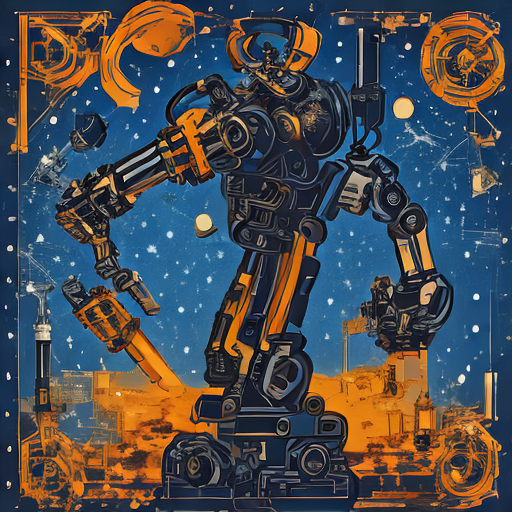
#> input picture LR6/artifacts/guidance_0.png, 512 x 512 px
$ python -i verify_results.py   (imports and definitions only)
#> lines starting #> are read from the running program, lines starting #| are printed output that depends on the picture
"""Independent verification of downloaded results: NumPy, SciPy, Pillow."""
from pathlib import Path
from datetime import datetime,timezone
import hashlib,json,math
import numpy as np
from scipy import ndimage
from PIL import Image
R=Path(__file__).resolve().parents[1];A=R/'artifacts'
def read(f):return json.loads((A/f).read_text())
def luma(img):
 x=np.asarray(img.convert('RGB'),dtype=np.float64)/255
 return .299*x[...,0]+.587*x[...,1]+.114*x[...,2]
def spatial(img):
 y=luma(img)
 return dict(edge=float(np.mean(np.hypot(ndimage.sobel(y,axis=0),ndimage.sobel(y,axis=1))/8)),contrast=float(np.std(y)))
# [1 line that did not run here, left out]
# [20 lines not run here, left out]
# [1 line that did not run here, left out]
# [7 lines not run here, left out]
# [1 line that did not run here, left out]
# [4 lines not run here, left out]
# [1 line that did not run here, left out]
# [2 lines not run here, left out]
# [1 line that did not run here, left out]
# [1 line not run here, left out]
res=dict(result='PASS',checks=['10 images and SHA-256','one changed factor','spatial metrics independently recomputed','means, sample s, delta, ratio, 2s and tolerances','common-scale spatial control','guidance 0/1 equality and 3 control','pre-run hypothesis and unchanged teacher scripts','all code cells executed without errors'],limitation='CLIP embeddings not independently recomputed locally; original CLIP outputs retained')
# [1 line not run here, left out]

>>> from PIL import Image
>>> picture = Image.open('../artifacts/guidance_0.png')
#> picture is the input picture: PIL image 512x512 RGB; mean R, G, B 73.8, 75.8, 79.3
>>> result = spatial(picture)
#> in luma, `return .299*x[...,0]+.587*x[...,1]+.114*x[...,2]`:
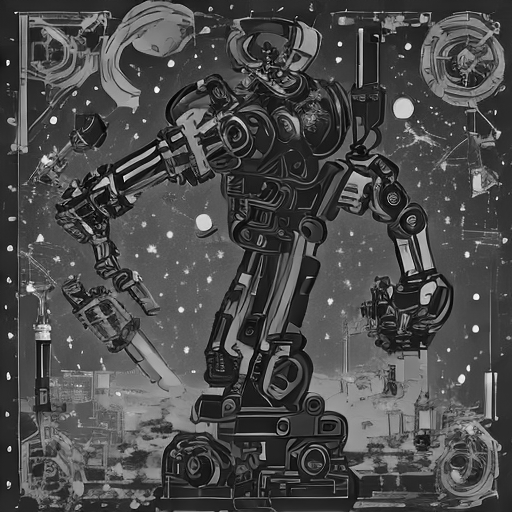
#> returned value: shape (512, 512) float64; min 0, max 1, mean 0.296
#> result = {'edge': 0.048, 'contrast': 0.157}
